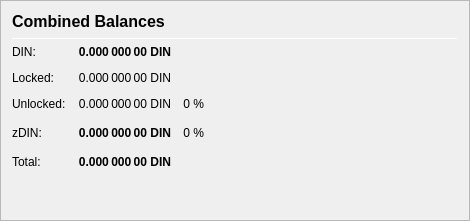
                   <widget class="QFrame" name="frame_CombinedBalances">
                    <property name="minimumSize">
                     <size>
                      <width>470</width>
                      <height>0</height>
                     </size>
                    </property>
                    <property name="frameShape">
                     <enum>QFrame::StyledPanel</enum>
                    </property>
                    <property name="frameShadow">
                     <enum>QFrame::Raised</enum>
                    </property>
                    <layout class="QVBoxLayout" name="verticalLayout_5">
                     <item>
                      <layout class="QHBoxLayout" name="horizontalLayout_5" stretch="0">
                       <item>
                        <widget class="QLabel" name="label_5z">
                         <property name="minimumSize">
                          <size>
                           <width>0</width>
                           <height>20</height>
                          </size>
                         </property>
                         <property name="font">
                          <font>
                           <pointsize>12</pointsize>
                           <weight>75</weight>
                           <bold>true</bold>
                          </font>
                         </property>
                         <property name="toolTip">
                          <string>Combined Balances (including unconfirmed and immature coins)</string>
                         </property>
                         <property name="text">
                          <string>&lt;html&gt;&lt;head/&gt;&lt;body&gt;&lt;p&gt;Combined Balances&lt;/p&gt;&lt;/body&gt;&lt;/html&gt;</string>
                         </property>
                        </widget>
                       </item>
                      </layout>
                     </item>
                     <item>
                      <widget class="Line" name="line_CombinedBalance">
                       <property name="minimumSize">
                        <size>
                         <width>0</width>
                         <height>1</height>
                        </size>
                       </property>
                       <property name="maximumSize">
                        <size>
                         <width>16777215</width>
                         <height>1</height>
                        </size>
                       </property>
                       <property name="orientation">
                        <enum>Qt::Horizontal</enum>
                       </property>
                      </widget>
                     </item>
                     <item>
                      <layout class="QGridLayout" name="gridLayout_3">
                       <property name="spacing">
                        <number>12</number>
                       </property>
                       <item row="4" column="1">
                        <widget class="QLabel" name="labelzBalancez">
                         <property name="font">
                          <font>
                           <weight>75</weight>
                           <bold>true</bold>
                          </font>
                         </property>
                         <property name="cursor">
                          <cursorShape>IBeamCursor</cursorShape>
                         </property>
                         <property name="toolTip">
                          <string>Total of transactions that have yet to be confirmed, and do not yet count toward the spendable balance</string>
                         </property>
                         <property name="text">
                          <string notr="true">0.000 000 00 DIN</string>
                         </property>
                         <property name="alignment">
                          <set>Qt::AlignRight|Qt::AlignTrailing|Qt::AlignVCenter</set>
                         </property>
                         <property name="textInteractionFlags">
                          <set>Qt::LinksAccessibleByMouse|Qt::TextSelectableByKeyboard|Qt::TextSelectableByMouse</set>
                         </property>
                        </widget>
                       </item>
                       <item row="6" column="1">
                        <widget class="QLabel" name="labelTotalz">
                         <property name="font">
                          <font>
                           <weight>75</weight>
                           <bold>true</bold>
                          </font>
                         </property>
                         <property name="cursor">
                          <cursorShape>IBeamCursor</cursorShape>
                         </property>
                         <property name="toolTip">
                          <string>Total Balance, including unconfirmed and immature coins.</string>
                         </property>
                         <property name="text">
                          <string notr="true">0.000 000 00 DIN</string>
                         </property>
                         <property name="alignment">
                          <set>Qt::AlignRight|Qt::AlignTrailing|Qt::AlignVCenter</set>
                         </property>
                         <property name="textInteractionFlags">
                          <set>Qt::LinksAccessibleByMouse|Qt::TextSelectableByKeyboard|Qt::TextSelectableByMouse</set>
                         </property>
                        </widget>
                       </item>
                       <item row="4" column="3">
                        <spacer name="horizontalSpacer_6">
                         <property name="orientation">
                          <enum>Qt::Horizontal</enum>
                         </property>
                         <property name="sizeHint" stdset="0">
                          <size>
                           <width>40</width>
                           <height>20</height>
                          </size>
                         </property>
                        </spacer>
                       </item>
                       <item row="6" column="0">
                        <widget class="QLabel" name="labelTotalTextz">
                         <property name="text">
                          <string>Total:</string>
                         </property>
                        </widget>
                       </item>
                       <item row="1" column="0">
                        <widget class="QLabel" name="labelBalanceTextz">
                         <property name="text">
                          <string>DIN:</string>
                         </property>
                        </widget>
                       </item>
                       <item row="1" column="1">
                        <widget class="QLabel" name="labelBalancez">
                         <property name="font">
                          <font>
                           <weight>75</weight>
                           <bold>true</bold>
                          </font>
                         </property>
                         <property name="cursor">
                          <cursorShape>IBeamCursor</cursorShape>
                         </property>
                         <property name="toolTip">
                          <string>Your current spendable balance</string>
                         </property>
                         <property name="text">
                          <string notr="true">0.000 000 00 DIN</string>
                         </property>
                         <property name="alignment">
                          <set>Qt::AlignRight|Qt::AlignTrailing|Qt::AlignVCenter</set>
                         </property>
                         <property name="textInteractionFlags">
                          <set>Qt::LinksAccessibleByMouse|Qt::TextSelectableByKeyboard|Qt::TextSelectableByMouse</set>
                         </property>
                        </widget>
                       </item>
                       <item row="4" column="0">
                        <widget class="QLabel" name="labelzBalanceTextz">
                         <property name="toolTip">
                          <string/>
                         </property>
                         <property name="text">
                          <string>zDIN:</string>
                         </property>
                        </widget>
                       </item>
                       <item row="4" column="2">
                        <widget class="QLabel" name="labelzDINPercent">
                         <property name="toolTip">
                          <string>Current percentage of zDIN.
If AutoMint is enabled this percentage will settle around the configured AutoMint percentage (default = 10%)</string>
                         </property>
                         <property name="text">
                          <string>0 %</string>
                         </property>
                         <property name="alignment">
                          <set>Qt::AlignRight|Qt::AlignTrailing|Qt::AlignVCenter</set>
                         </property>
                        </widget>
                       </item>
                       <item row="6" column="2">
                        <widget class="QLabel" name="label100Percent">
                         <property name="text">
                          <string/>
                         </property>
                         <property name="alignment">
                          <set>Qt::AlignRight|Qt::AlignTrailing|Qt::AlignVCenter</set>
                         </property>
                        </widget>
                       </item>
                       <item row="2" column="1">
                        <widget class="QLabel" name="labelLockedBalance">
                         <property name="toolTip">
                          <string>Locked DIN or Masternode collaterals. These are excluded from zDIN minting.</string>
                         </property>
                         <property name="text">
                          <string>0.000 000 00 DIN</string>
                         </property>
                         <property name="alignment">
                          <set>Qt::AlignRight|Qt::AlignTrailing|Qt::AlignVCenter</set>
                         </property>
                        </widget>
                       </item>
                       <item row="2" column="0">
                        <widget class="QLabel" name="labelLockedBalanceText">
                         <property name="toolTip">
                          <string>Locked DIN or Masternode collaterals. These are excluded from zDIN minting.</string>
                         </property>
                         <property name="text">
                          <string>Locked:</string>
                         </property>
                        </widget>
                       </item>
                       <item row="3" column="0">
                        <widget class="QLabel" name="labelUnLockedBalanceText">
                         <property name="toolTip">
                          <string>Unlocked DINs. These can be used for zDIN minting.</string>
                         </property>
                         <property name="text">
                          <string>Unlocked:</string>
                         </property>
                        </widget>
                       </item>
                       <item row="3" column="1">
                        <widget class="QLabel" name="labelUnLockedBalance">
                         <property name="toolTip">
                          <string>Unlocked DINs. These can be used for zDIN minting.</string>
                         </property>
                         <property name="text">
                          <string>0.000 000 00 DIN</string>
                         </property>
                         <property name="alignment">
                          <set>Qt::AlignRight|Qt::AlignTrailing|Qt::AlignVCenter</set>
                         </property>
                        </widget>
                       </item>
                       <item row="3" column="2">
                        <widget class="QLabel" name="labelDINPercent">
                         <property name="text">
                          <string>0 %</string>
                         </property>
                         <property name="alignment">
                          <set>Qt::AlignRight|Qt::AlignTrailing|Qt::AlignVCenter</set>
                         </property>
                        </widget>
                       </item>
                      </layout>
                     </item>
                     <item>
                      <spacer name="verticalSpacer_3">
                       <property name="orientation">
                        <enum>Qt::Vertical</enum>
                       </property>
                       <property name="sizeHint" stdset="0">
                        <size>
                         <width>20</width>
                         <height>40</height>
                        </size>
                       </property>
                      </spacer>
                     </item>
                    </layout>
                   </widget>
